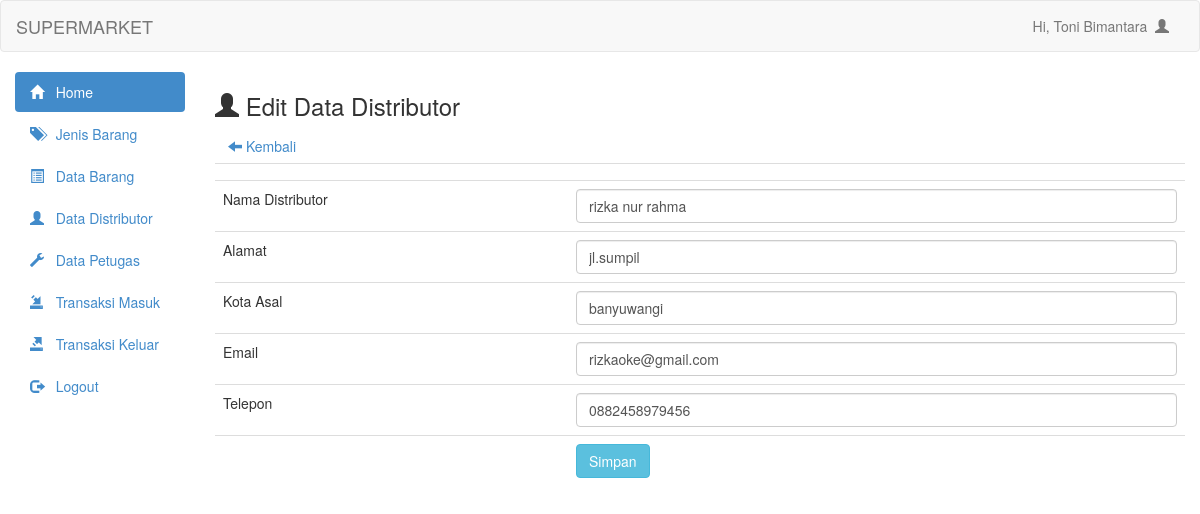
Page /admin/distributor_update.php?id_distributor=D002 (signed in) on the committed database.
### tables this page shows
CREATE TABLE `tbldistributor` (
  `id_distributor` varchar(10) NOT NULL,
  `nama_distributor` varchar(100) NOT NULL,
  `alamat` text NOT NULL,
  `kota_asal` varchar(100) NOT NULL,
  `email` varchar(100) NOT NULL,
  `telepon` varchar(15) NOT NULL
);

### admin/distributor_update.php (the view, shortened to what this page needs)
<?php
    include 'header.php';
    include 'config.php';
?>
<h3><span class="glyphicon glyphicon-user"></span> Edit Data Distributor</h3>
<a class="btn" href="barang_data.php"><span class="glyphicon glyphicon-arrow-left"></span> Kembali</a>
<?php
    $id_distributor = mysqli_real_escape_string($connect, $_GET['id_distributor']);
    $distributor = mysqli_query($connect, "select * from tbldistributor where id_distributor='$id_distributor'") or die(mysqli_connect_error());
    while ($data_barang = mysqli_fetch_array($distributor)) {
?>
<form action="distributor_update.php" method="post">
    <table class="table">
        <tr>
            <td></td>
            <td><input type="hidden" class="form-control" name="id_distributor" value="<?php echo $data_barang['id_distributor'] ?>"></td>
        </tr>
        <tr>
            <td>Nama Distributor</td>
            <td><input type="text" class="form-control" name="nama_distributor" value="<?php echo $data_barang['nama_distributor'] ?>"></td>
        </tr>
        <tr>
            <td>Alamat</td>
            <td><input type="text" class="form-control" name="alamat" value="<?php echo $data_barang['alamat'] ?>"></td>
        </tr>
        <tr>
            <td>Kota Asal</td>
            <td><input type="text" class="form-control" name="kota_asal" value="<?php echo $data_barang['kota_asal'] ?>"></td>
        </tr>
        <tr>
            <td>Email</td>
            <td><input type="text" class="form-control" name="email" value="<?php echo $data_barang['email'] ?>"></td>
        </tr>
        <tr>
            <td>Telepon</td>
            <td><input type="text" class="form-control" name="telepon" value="<?php echo $data_barang['telepon'] ?>"></td>
        </tr>
        <tr>
            <td></td>
            <td><input type="submit" class="btn btn-info" value="Simpan" name="update"></td>
        </tr>
    </table>
</form>
<?php
}
?>

### rows in the picture
tbldistributor: nama_distributor "rizka nur rahma", alamat "jl.sumpil", kota_asal "banyuwangi", email "rizkaoke@gmail.com", telepon "0882458979456"

### other values in the picture
$_SESSION['user'] "Toni Bimantara"
